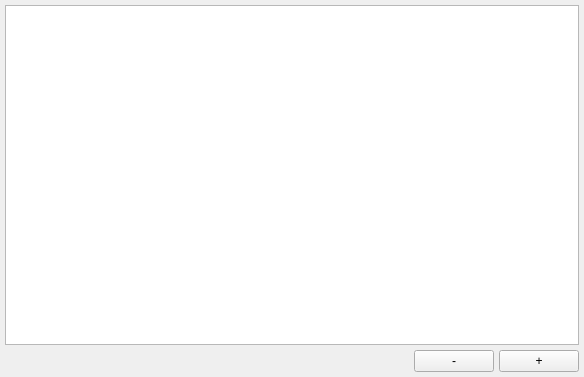
<?xml version="1.0" encoding="UTF-8"?>
<ui version="4.0">
 <class>FormdataBodyWidget</class>
 <widget class="QWidget" name="FormdataBodyWidget">
  <property name="geometry">
   <rect>
    <x>0</x>
    <y>0</y>
    <width>584</width>
    <height>377</height>
   </rect>
  </property>
  <property name="windowTitle">
   <string>Form</string>
  </property>
  <layout class="QVBoxLayout" name="verticalLayout">
   <property name="spacing">
    <number>5</number>
   </property>
   <property name="leftMargin">
    <number>5</number>
   </property>
   <property name="topMargin">
    <number>5</number>
   </property>
   <property name="rightMargin">
    <number>5</number>
   </property>
   <property name="bottomMargin">
    <number>5</number>
   </property>
   <item>
    <widget class="QListWidget" name="formdataElements">
     <property name="autoScrollMargin">
      <number>16</number>
     </property>
     <property name="showDropIndicator" stdset="0">
      <bool>false</bool>
     </property>
     <property name="alternatingRowColors">
      <bool>true</bool>
     </property>
     <property name="selectionMode">
      <enum>QAbstractItemView::SingleSelection</enum>
     </property>
     <property name="selectionBehavior">
      <enum>QAbstractItemView::SelectRows</enum>
     </property>
     <property name="iconSize">
      <size>
       <width>0</width>
       <height>0</height>
      </size>
     </property>
     <property name="isWrapping" stdset="0">
      <bool>false</bool>
     </property>
     <property name="resizeMode">
      <enum>QListView::Fixed</enum>
     </property>
     <property name="layoutMode">
      <enum>QListView::SinglePass</enum>
     </property>
     <property name="spacing">
      <number>0</number>
     </property>
     <property name="uniformItemSizes">
      <bool>false</bool>
     </property>
     <property name="selectionRectVisible">
      <bool>false</bool>
     </property>
    </widget>
   </item>
   <item>
    <layout class="QHBoxLayout" name="horizontalLayout">
     <property name="spacing">
      <number>5</number>
     </property>
     <item>
      <spacer name="horizontalSpacer">
       <property name="orientation">
        <enum>Qt::Horizontal</enum>
       </property>
       <property name="sizeHint" stdset="0">
        <size>
         <width>40</width>
         <height>20</height>
        </size>
       </property>
      </spacer>
     </item>
     <item>
      <widget class="QPushButton" name="remove">
       <property name="text">
        <string>-</string>
       </property>
      </widget>
     </item>
     <item>
      <widget class="QPushButton" name="add">
       <property name="text">
        <string>+</string>
       </property>
      </widget>
     </item>
    </layout>
   </item>
  </layout>
 </widget>
 <resources/>
 <connections/>
</ui>
